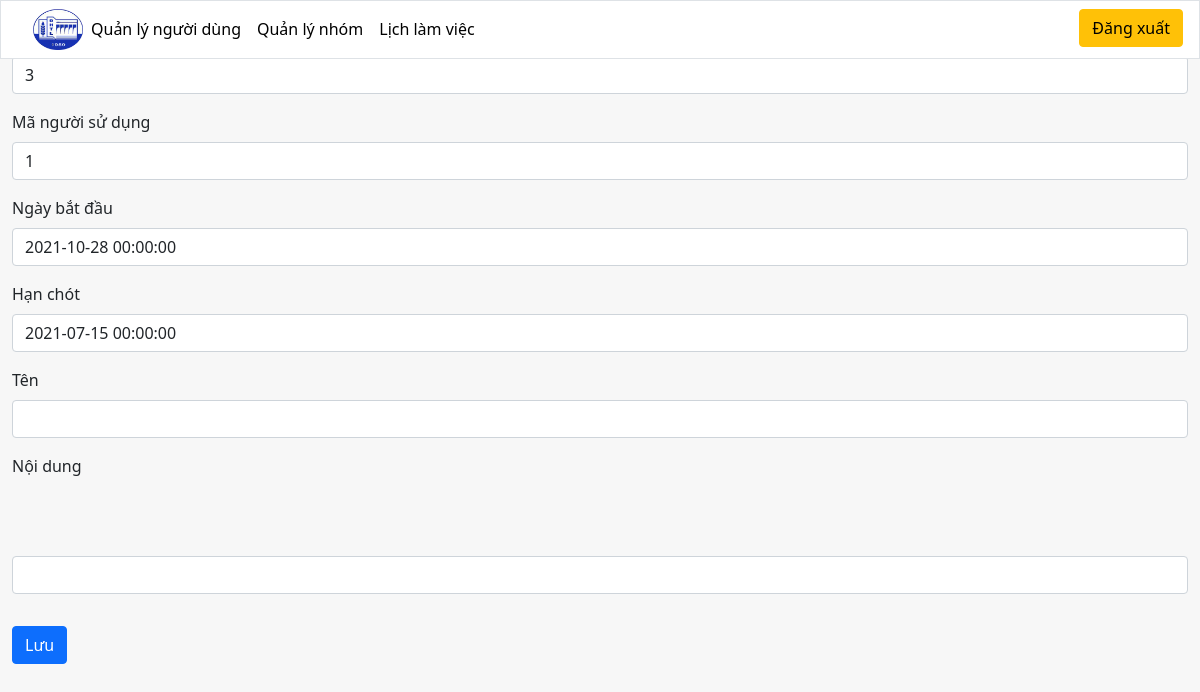
The page /Browers/views/admin/fix-plan.php?pl_id=3 on the database its author committed.
### tables this page shows
CREATE TABLE `plan` (
  `pl_id` int(10) NOT NULL,
  `pl_userid` int(10) NOT NULL,
  `pl_datestart` datetime NOT NULL DEFAULT current_timestamp(),
  `pl_deadline` datetime NOT NULL,
  `pl_name` varchar(50) NOT NULL,
  `pl_contents` varchar(200) NOT NULL
);

### Browers/views/admin/fix-plan.php (the view, shortened to what this page needs)
    <?php
        include('header-admin.php');
    ?>
    <?php $conn = mysqli_connect('localhost', 'root', '', 'db_manage_website');
        if(isset($_GET['pl_id'])) {
            $id = $_GET['pl_id'];
            $sql = "SELECT * from  plan where pl_id = '$id'";
            $result = mysqli_query($conn, $sql);
        }
    ?>
    <div class="container">
        <?php while($row = mysqli_fetch_assoc($result)){?>
        <form class="mt-4" method="POST" action="">
            <div class="mb-3">
                <label for="id" class="form-label">Mã kế hoạch</label>
                <input type="text" name="id" class="form-control" id="id" value="<?php echo $row['pl_id']; ?>">
            </div>
            <div class="mb-3">
                <label for="userid" class="form-label">Mã người sử dụng</label>
                <input type="text" name="userid" class="form-control" id="userid" value="<?php echo $row['pl_userid']; ?>">
            </div>
            <div class="mb-3">
                <label for="datestart" class="form-label">Ngày bắt đầu</label>
                <input type="text" name="datestart" class="form-control" id="datestart" value="<?php echo $row['pl_datestart']; ?>">
            </div>
            <div class="mb-3">
                <label for="deadline" class="form-label">Hạn chót</label>
                <input type="text" name="deadline" class="form-control" id="deadline" value="<?php echo $row['pl_deadline']; ?>">
            </div>
            <div class="mb-3">
                <label for="name" class="form-label">Tên</label>
                <input type="text" name="name" class="form-control" id="name" value="<?php echo $row['pl_name']; ?>">
            </div>
            <div class="mb-3">
                <label for="content" class="form-label">Nội dung</label>
                <input type="text" name="content" class="form-control" id="content" value="<?php echo $row['pl_content']; ?>">
            </div>
            <button type="submit" class="btn btn-primary mt-3 mb-4" name="submit">Lưu</button>
        </form>
        <?php } ?>
    </div>
<?php
include('./footer.php');
?>

### Browers/assets/css/config.css (style rules this page uses)
#content { margin-top: 70px; right: 0; }

### rows shown on the page
plan: id "3", userid "1", datestart "2021-10-28 00:00:00", deadline "2021-07-15 00:00:00"
